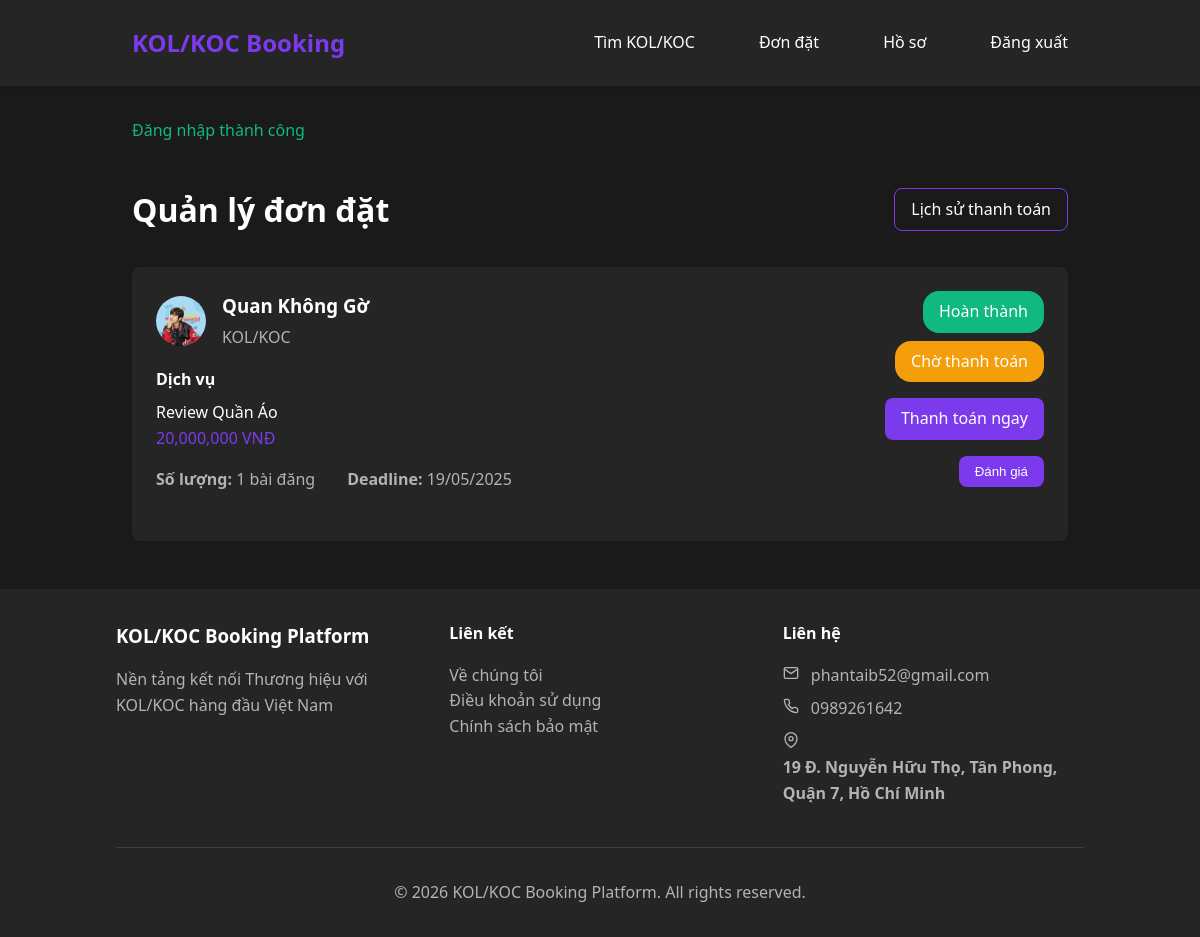
The app's page /view/bookings.php (signed in) with its own data.
### tables this page shows
CREATE TABLE `bookings` (
  `id` int(10) UNSIGNED NOT NULL AUTO_INCREMENT,
  `brand_id` int(10) UNSIGNED NOT NULL,
  `kol_koc_id` int(10) UNSIGNED NOT NULL,
  `service_id` int(10) UNSIGNED NOT NULL,
  `status` enum('pending','accepted','declined','completed','cancelled') NOT NULL DEFAULT 'pending',
  `created_at` timestamp NOT NULL DEFAULT current_timestamp(),
  `payment_status` enum('pending','paid','failed') NOT NULL DEFAULT 'pending',
  `deadline` date NOT NULL,
  `posts` int(11) NOT NULL,
  PRIMARY KEY (`id`)
);

CREATE TABLE `profiles` (
  `user_id` int(10) UNSIGNED NOT NULL,
  `name` varchar(100) NOT NULL,
  `avatar` varchar(255) DEFAULT NULL,
  `bio` text DEFAULT NULL,
  `industry` varchar(100) DEFAULT NULL,
  `social_links` varchar(255) DEFAULT NULL,
  `followers` int(11) DEFAULT NULL
);

CREATE TABLE `services` (
  `id` int(10) UNSIGNED NOT NULL,
  `user_id` int(10) UNSIGNED NOT NULL,
  `name` varchar(100) NOT NULL,
  `rate` decimal(10,2) NOT NULL DEFAULT 0.00,
  `description` text NOT NULL
);

CREATE TABLE `payments` (
  `id` int(10) UNSIGNED NOT NULL,
  `booking_id` int(10) UNSIGNED NOT NULL,
  `amount` decimal(10,2) NOT NULL,
  `payment_method` varchar(50) DEFAULT NULL,
  `status` enum('pending','paid','failed') NOT NULL,
  `created_at` timestamp NOT NULL DEFAULT current_timestamp()
);

CREATE TABLE `settings` (
  `id` varchar(50) NOT NULL,
  `name` varchar(100) NOT NULL,
  `value` text DEFAULT NULL,
  `type` enum('text','image','json') NOT NULL DEFAULT 'text',
  `created_at` timestamp NOT NULL DEFAULT current_timestamp(),
  `updated_at` timestamp NOT NULL DEFAULT current_timestamp() ON UPDATE current_timestamp()
);

### includes/Database.php (called while the page is built, shortened)
<?php
class Database {
    private static $instance = null;
    private $connection;
    private function __construct() {
        try {
            $this->connection = new PDO(
                "mysql:host=" . DB_HOST . ";dbname=" . DB_NAME . ";charset=utf8mb4",
                DB_USER,
                DB_PASS,
                [
                    PDO::ATTR_ERRMODE => PDO::ERRMODE_EXCEPTION,
                    PDO::ATTR_DEFAULT_FETCH_MODE => PDO::FETCH_ASSOC,
                    PDO::ATTR_EMULATE_PREPARES => false
                ]
            );
        } catch (PDOException $e) {
            die("Connection failed: " . $e->getMessage());
        }
    }
    public static function getInstance() {
        if (self::$instance === null) {
            self::$instance = new self();
        }
        return self::$instance;
    }
    public function prepare($sql) {
        return $this->connection->prepare($sql);
    }
    public function query($sql) {
        return $this->connection->query($sql);
    }
}

### models/Booking.php (called while the page is built, shortened)
<?php
require_once __DIR__ . '/../includes/Database.php';
class Booking {
    private $db;
    public function __construct() {
        $this->db = Database::getInstance();
    }
    public function getById($bookingId) {
        $sql = "SELECT b.*,
                s.name as service_name, s.rate as service_price,
                bp.name as brand_name, bp.avatar as brand_avatar,
                kp.name as kol_koc_name, kp.avatar as kol_koc_avatar,
                p.status as payment_status, p.amount as payment_amount
                FROM bookings b
                JOIN services s ON b.service_id = s.id
                JOIN users bu ON b.brand_id = bu.id
                JOIN profiles bp ON bu.id = bp.user_id
                JOIN users ku ON b.kol_koc_id = ku.id
                JOIN profiles kp ON ku.id = kp.user_id
                LEFT JOIN payments p ON b.id = p.booking_id
                WHERE b.id = ?";
        $stmt = $this->db->prepare($sql);
        $stmt->execute([$bookingId]);
        return $stmt->fetch();
    }
    public function getByUserId($userId, $role = null) {
        $sql = "SELECT b.*,
                s.name as service_name, s.rate as service_price,
                bp.name as brand_name, bp.avatar as brand_avatar,
                kp.name as kol_koc_name, kp.avatar as kol_koc_avatar,
                p.status as payment_status, p.amount as payment_amount
                FROM bookings b
                JOIN services s ON b.service_id = s.id
                JOIN users bu ON b.brand_id = bu.id
                JOIN profiles bp ON bu.id = bp.user_id
                JOIN users ku ON b.kol_koc_id = ku.id
                JOIN profiles kp ON ku.id = kp.user_id
                LEFT JOIN payments p ON b.id = p.booking_id
                WHERE " . ($role === 'brand' ? 'b.brand_id' : 'b.kol_koc_id') . " = ?
                ORDER BY b.created_at DESC";
        $stmt = $this->db->prepare($sql);
        $stmt->execute([$userId]);
        return $stmt->fetchAll();
    }
    public function canReview($bookingId, $userId) {
        $booking = $this->getById($bookingId);
        $sql = "SELECT id FROM reviews WHERE booking_id = ? AND reviewer_id = ?";
        $stmt = $this->db->prepare($sql);
        $stmt->execute([$bookingId, $userId]);
        return !$stmt->fetch();
    }
}

### models/Settings.php (called while the page is built, shortened)
<?php
require_once __DIR__ . '/../includes/Database.php';
class Settings {
    private static $db;
    private static $instance = null;
    private function __construct() {
        self::$db = Database::getInstance();
        self::$db->query("CREATE TABLE IF NOT EXISTS settings (
            id VARCHAR(50) PRIMARY KEY,
            name VARCHAR(100) NOT NULL,
            value TEXT,
            type ENUM('text', 'image', 'json') NOT NULL DEFAULT 'text',
            created_at TIMESTAMP DEFAULT CURRENT_TIMESTAMP,
            updated_at TIMESTAMP DEFAULT CURRENT_TIMESTAMP ON UPDATE CURRENT_TIMESTAMP
        )");
        $defaultSettings = [
            'homepage_background' => ['Homepage Background Image', '', 'image'],
            'contact_email' => ['Contact Email', '', 'text'],
            'contact_phone' => ['Contact Phone', '', 'text'],
            'contact_address' => ['Contact Address', '', 'text'],
            'pinned_kols' => ['Pinned KOLs', '[]', 'json'],
            'blog_content' => ['Blog Content', '', 'text']
        ];
        foreach ($defaultSettings as $id => [$name, $value, $type]) {
            $stmt = self::$db->prepare("INSERT IGNORE INTO settings (id, name, value, type) VALUES (?, ?, ?, ?)");
            $stmt->execute([$id, $name, $value, $type]);
        }
    }
    public static function getInstance() {
        if (self::$instance === null) {
            self::$instance = new Settings();
        }
        return self::$instance;
    }
    public static function get($id) {
        self::getInstance();
        $stmt = self::$db->prepare("SELECT * FROM settings WHERE id = ?");
        $stmt->execute([$id]);
        $setting = $stmt->fetch();
        return $setting ? $setting['value'] : null;
    }
}
?>

### view/bookings.php (the view, shortened to what this page needs)
<?php
require_once '../includes/Util.php';
require_once '../models/Booking.php';
$bookingObj = new Booking();
$bookings = $bookingObj->getByUserId($_SESSION['user_id'], $_SESSION['user_role']);
require_once '../includes/header.php';
?>
<link rel="stylesheet" href="../assets/css/kol.css">
<div class="container">
    <div class="bookings-header">
        <h1>Quản lý đơn đặt</h1>
        <?php if ($_SESSION['user_role'] === 'brand'): ?>
            <a href="../brand/payment-h.php" class="btn payment-history-btn">
                Lịch sử thanh toán
            </a>
        <?php endif; ?>
    </div>
    <?php if (empty($bookings)): ?>
        <p class="empty-bookings">
            Chưa có đơn đặt nào
        </p>
    <?php else: ?>
        <div class="bookings-grid">
            <?php foreach ($bookings as $booking): ?>
                <div class="booking-card">
                    <div class="booking-content">
                        <div class="booking-info">
                            <div class="booking-user">
                                <?php if ($_SESSION['user_role'] === 'brand'): ?>
                                    <img src="<?= $booking['kol_koc_avatar'] ? '../uploads/avatars/' . $booking['kol_koc_avatar'] : '../assets/images/default-avatar.png' ?>"
                                         alt="<?= htmlspecialchars($booking['kol_koc_name']) ?>"
                                         class="booking-user-avatar">
                                    <div>
                                        <h3 class="booking-user-name"><?= htmlspecialchars($booking['kol_koc_name']) ?></h3>
                                        <p class="booking-user-role">KOL/KOC</p>
                                    </div>
                                <?php endif; ?>
                            </div>
                            <div class="booking-service">
                                <h4 class="booking-service-title">Dịch vụ</h4>
                                <p><?= htmlspecialchars($booking['service_name']) ?></p>
                                <p class="booking-price">
                                    <?= number_format($booking['payment_amount']) ?> VNĐ
                                </p>
                            </div>
                            <div class="booking-details">
                                <div>
                                    <strong>Số lượng:</strong> <?= $booking['posts'] ?> bài đăng
                                </div>
                                <div>
                                    <strong>Deadline:</strong> <?= date('d/m/Y', strtotime($booking['deadline'])) ?>
                                </div>
                            </div>
                        </div>
                        <div class="booking-actions">
                            <div style="margin-bottom: 1rem;">
                                <span class="status-badge <?= 'status-badge-' . $booking['status'] ?>">
                                    <?php
                                    switch($booking['status']) {
                                        case 'completed':
                                            echo 'Hoàn thành';
                                            break;
                                    }
                                    ?>
                                </span>
                                <?php if ($_SESSION['user_role'] === 'brand'): ?>
                                    <div style="margin-top: 0.5rem;">
                                        <span class="status-badge <?= 'status-badge-' . $booking['payment_status'] ?>">
                                            <?php
                                            switch($booking['payment_status']) {
                                                case 'pending':
                                                    echo 'Chờ thanh toán';
                                                    break;
                                            }
                                            ?>
                                        </span>
                                    </div>
                                <?php endif; ?>
                            </div>
                            <?php if ($_SESSION['user_role'] === 'brand' && $booking['payment_status'] === 'pending' && $booking['status'] === 'completed'): ?>
                                <div style="display: flex; justify-content: flex-end; margin-bottom: 1rem;">
                                    <a href="payment.php?booking_id=<?= $booking['id'] ?>" class="btn">
                                        Thanh toán ngay
                                    </a>
                                </div>
                            <?php endif; ?>
                            <?php if ($_SESSION['user_role'] === 'brand' && $booking['status'] === 'completed' && $bookingObj->canReview($booking['id'], $_SESSION['user_id'])): ?>
                                <button onclick="showReviewForm(<?= $booking['id'] ?>)" class="btn">
                                    Đánh giá
                                </button>
                            <?php endif; ?>
                        </div>
                    </div>
                </div>
            <?php endforeach; ?>
        </div>
    <?php endif; ?>
</div>
<?php require_once '../includes/footer.php'; ?>

### includes/footer.php (shortened to what this page needs)
<?php
require_once __DIR__ . '/../models/Settings.php';
?>
</main>
    <footer>
        <div class="container">
            <div class="footer-grid">
                <div>
                    <h3 class="footer-heading">KOL/KOC Booking Platform</h3>
                    <p>Nền tảng kết nối Thương hiệu với KOL/KOC hàng đầu Việt Nam</p>
                </div>
                <div>
                    <h4 class="footer-heading">Liên kết</h4>
                    <ul class="footer-list">
                        <li><a href="../view/about.php" class="footer-link">Về chúng tôi</a></li>
                        <li><a href="../view/terms.php" class="footer-link">Điều khoản sử dụng</a></li>
                        <li><a href="../view/privacy.php" class="footer-link">Chính sách bảo mật</a></li>
                    </ul>
                </div>
                <div>
                    <h4 class="footer-heading">Liên hệ</h4>
                    <ul class="footer-list">
                        <?php if ($email = Settings::get('contact_email')): ?>
                            <li class="contact-item">
                                <?= htmlspecialchars($email) ?>
                            </li>
                        <?php endif; ?>
                        <?php if ($phone = Settings::get('contact_phone')): ?>
                            <li class="contact-item">
                                <?= htmlspecialchars($phone) ?>
                            </li>
                        <?php endif; ?>
                        <?php if ($address = Settings::get('contact_address')): ?>
                            <li class="contact-item">
                                <svg xmlns="http://www.w3.org/2000/svg" width="16" height="16" viewBox="0 0 24 24" fill="none" stroke="currentColor" stroke-width="2" stroke-linecap="round" stroke-linejoin="round" class="contact-icon">
                                    <path d="M21 10c0 7-9 13-9 13s-9-6-9-13a9 9 0 0 1 18 0z"></path>
                                    <circle cx="12" cy="10" r="3"></circle>
                                </svg>
                                <span><?= htmlspecialchars_decode($address) ?></span>
                            </li>
                        <?php endif; ?>
                    </ul>
                </div>
            </div>
            <div class="footer-divider">
                <p>© <?= date('Y') ?> KOL/KOC Booking Platform. All rights reserved.</p>
            </div>
        </div>
    </footer>
</body>
</html>

### records on screen
bookings: profiles.avatar (picture), profiles.name "Quan Không Gờ", service.name "Review Quần Áo", payments.amount "20,000,000", posts "1", deadline "19/05/2025", status "Hoàn thành"
settings: value "phantaib52@gmail.com"
settings: value "0989261642"
settings: value "19 Đ. Nguyễn Hữu Thọ, Tân Phong, Quận 7, Hồ Chí Minh"

### other values on screen
$flash['message'] "Đăng nhập thành công"
